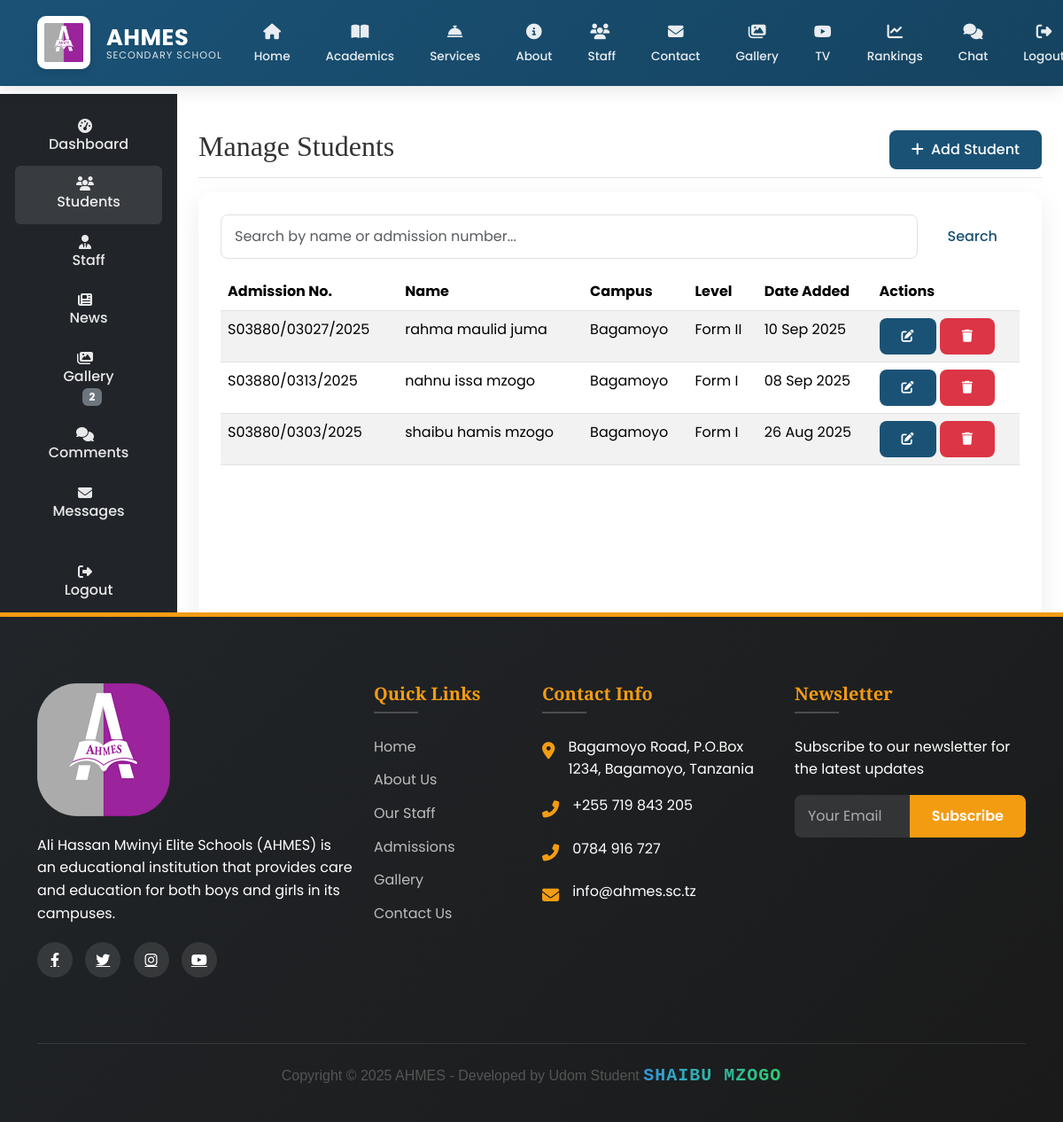
The app's page /ad/students/ (signed in) with its own data.
### main/models.py (models this page shows, shortened)
class Student(models.Model):
    GENDER_CHOICES = [
        ('M', 'Male'),
        ('F', 'Female'),
    ]
    user = models.OneToOneField(
        User,
        on_delete=models.CASCADE,
        related_name='student_profile',
        null=True,
        blank=True
    )
    first_name = models.CharField(max_length=100)
    middle_name = models.CharField(max_length=100, blank=True)
    last_name = models.CharField(max_length=100)
    gender = models.CharField(max_length=1, choices=GENDER_CHOICES)
    date_of_birth = models.DateField()
    admission_number = models.CharField(max_length=20, unique=True)
    campus = models.ForeignKey(
        Campus,
        on_delete=models.CASCADE,
        related_name='students'
    )
    level = models.ForeignKey(
        Level,
        on_delete=models.CASCADE,
        related_name='students'
    )
    admission_date = models.DateField()
    parent = models.ForeignKey(
        Parent,
        on_delete=models.CASCADE,
        related_name='students',
        null=True,
        blank=True
    )
    profile_picture = CloudinaryField(
        'students/profile_pictures',
        folder="school/students/profile_pictures",
        transformation={'quality': 'auto:good', 'width': 300, 'height': 300, 'crop': 'fill'},
        blank=True,
        null=True
    )
    created_at = models.DateTimeField(auto_now_add=True)
    updated_at = models.DateTimeField(auto_now=True)
    class Meta:
        ordering = ['-created_at']
        verbose_name = 'Student'
        verbose_name_plural = 'Students'

class Campus(models.Model):
    name = models.CharField(max_length=100)
    location = models.CharField(max_length=200)
    description = models.TextField()
    image = CloudinaryField('campuses', folder="school/campuses",
                          transformation={'quality': 'auto:good'})

class Level(models.Model):
    name = models.CharField(max_length=100)
    description = models.TextField()

### main/views.py (the view, shortened to what this page needs)
# urls.py: path('ad/students/', views.manage_students, name='manage_students'),
@login_required
@user_passes_test(is_admin)
def manage_students(request):
    query = request.GET.get('q')
    students = Student.objects.all()
    students = students.order_by('-created_at')
    return render(request, 'main/manage_students.html', {'students': students, 'query': query})

### main/context_processors.py (called while the page is built)
def admin_counts(request):
    if request.user.is_authenticated and request.user.is_admin:
        return {
            'pending_comments': Comment.objects.filter(is_approved=False).count(),
            'gallery_count': Gallery.objects.count(),
        }
    return {}

def unread_messages_count(request):
    if request.user.is_authenticated:
        count = Message.objects.filter(
            conversation__participants=request.user,
            is_read=False
        ).exclude(
            sender=request.user
        ).count()
        print(f"DEBUG: Unread messages count for {request.user}: {count}")  # Debug output
        return {'unread_messages_count': count}
    return {}

### main/models.py (called while the page is built)
    def __str__(self):
        return self.username

### main/views.py (called while the page is built)
def is_admin(user):
    return user.is_authenticated and user.is_admin

### main/templates/main/manage_students.html (shortened to what this page needs)
{% extends 'main/base.html' %}
{% load static %}
{% block content %}
<div class="container-fluid">
  <div class="row">
    {% include 'main/sidebar.html' %}
    <main class="col-md-9 ms-sm-auto col-lg-10 px-md-4 py-4">
      <div class="d-flex justify-content-between flex-wrap flex-md-nowrap align-items-center pt-3 pb-2 mb-3 border-bottom">
        <h1 class="h2">Manage Students</h1>
        <div class="btn-toolbar mb-2 mb-md-0">
          <a href="{% url 'add_student' %}" class="btn btn-primary">
            <i class="fas fa-plus me-1"></i> Add Student
          </a>
        </div>
      </div>
      <div class="card">
        <div class="card-body">
          <form method="get" class="mb-3 d-flex" role="search">
            <input type="text" name="q" value="{{ query|default:'' }}" class="form-control me-2" placeholder="Search by name or admission number...">
            <button type="submit" class="btn btn-outline-primary">Search</button>
          </form>
          <div class="table-responsive">
            <table class="table table-striped table-hover">
              <thead>
                <tr>
                  <th>Admission No.</th>
                  <th>Name</th>
                  <th>Campus</th>
                  <th>Level</th>
                  <th>Date Added</th>
                  <th>Actions</th>
                </tr>
              </thead>
              <tbody>
                {% for student in students %}
                <tr>
                  <td>{{ student.admission_number }}</td>
                  <td>{{ student.first_name }} {{ student.middle_name }} {{ student.last_name }}</td>
                  <td>{{ student.campus.name }}</td>
                  <td>{{ student.level.name }}</td>
                  <td>{{ student.created_at|date:"d M Y" }}</td>
                  <td>
                    <a href="{% url 'edit_student' student.pk %}" class="btn btn-sm btn-primary">
                      <i class="fas fa-edit"></i>
                    </a>
                    <a href="{% url 'delete_student' student.pk %}" class="btn btn-sm btn-danger">
                      <i class="fas fa-trash"></i>
                    </a>
                  </td>
                </tr>
                {% empty %}
                <tr>
                  <td colspan="6" class="text-center">No students found</td>
                </tr>
                {% endfor %}
              </tbody>
            </table>
          </div>
        </div>
      </div>
    </main>
  </div>
</div>
{% endblock %}

### records on screen
Student: admission_number "S03880/03027/2025", first_name "rahma", middle_name "maulid", last_name "juma", campus.name "Bagamoyo", level.name "Form II", created_at "10 Sep 2025"
Student: admission_number "S03880/0313/2025", first_name "nahnu", middle_name "issa", last_name "mzogo", campus.name "Bagamoyo", level.name "Form I", created_at "08 Sep 2025"
Student: admission_number "S03880/0303/2025", first_name "shaibu", middle_name "hamis", last_name "mzogo", campus.name "Bagamoyo", level.name "Form I", created_at "26 Aug 2025"

### other values on screen
{{ gallery_count }} "2"
